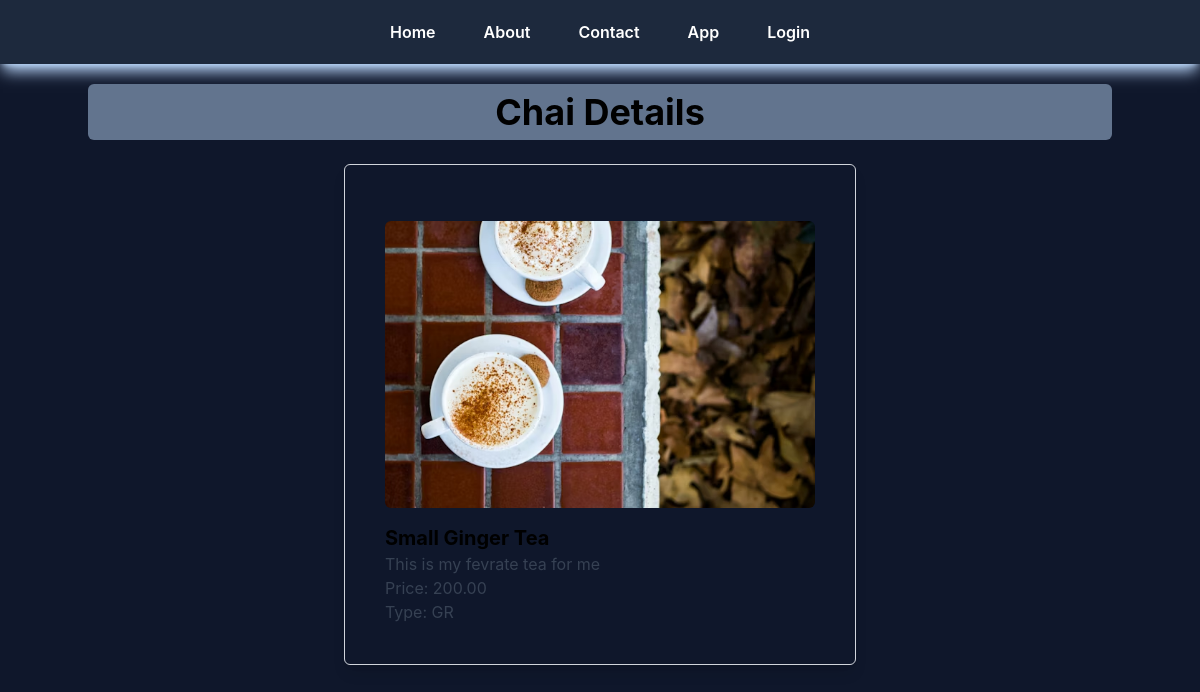
Page /app/chai/1/ on the committed database.
### app/models.py (models this page shows, shortened)
class ChaiVariety(models.Model):
    chai_type_choices=[
        ('ML','Masala Chai'),
        ('GR','Ginger Chai'),
        ('CC','Cardamom Chai'),
        ('TC','Tulsi Chai'),
        ('ElaiC','Elaichi Chai'),
    ]
    name=models.CharField(max_length=100)
    image=models.ImageField(upload_to='chai_images/')
    date_added=models.DateTimeField(default=timezone.now)
    description=models.TextField(max_length=500)
    price=models.DecimalField(max_digits=5,decimal_places=2)
    type=models.CharField(max_length=5,choices=chai_type_choices,default='ML')

### app/views.py (the view)
# urls.py: path('chai/<int:chai_id>/', views.chai_details, name='chai-details'),
def chai_details(request, chai_id):
    chai_details=get_object_or_404(ChaiVariety, pk=chai_id)
    return render(request, 'app/chai_details.html', {'chaidetails': chai_details})

### app/templates/app/chai_details.html (shortened to what this page needs)
{% extends "_base.html" %}
{% block content %}
<h1 class=" w-full  text-center text-4xl py-2 rounded-md bg-slate-500 font-bold ">Chai Details</h1>
<div class=" w-full h-screen flex flex-col items-center mt-6">
        <div class=" w-1/2 h-fit border dark:text-white border-gray-300 rounded-md shadow-lg p-10">
            <img class="w-full max-h-96 object-cover rounded-md mx-auto my-4" src="{{ chaidetails.image.url }}" alt="{{ chaidetails.name }}">
            <h2 class="text-xl font-bold">{{ chaidetails.name }}</h2>
            <p class="text-gray-700">{{ chaidetails.description }}</p>
            <p class="text-gray-700">Price: {{ chaidetails.price }}</p>
            <p class="text-gray-700">Type: {{ chaidetails.type }}</p>
        </div>
</div>
{% endblock %}

### rows in the picture
ChaiVariety: image (picture), name "Small Ginger Tea", description "This is my fevrate tea for me", price "200.00", type "GR"
